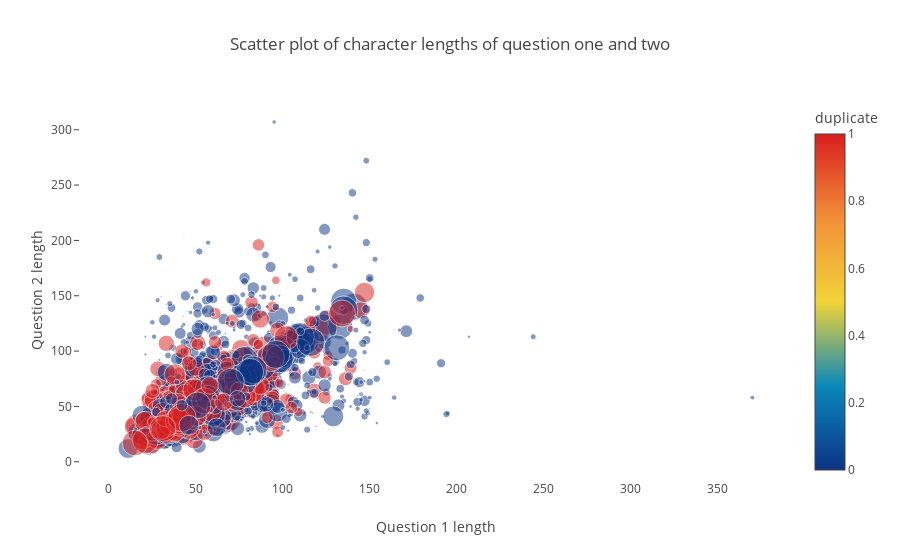

Notebook source saved alongside this figure:
### Markdown cell above
From the above plot we can see that most of the questions are not duplicate when the no. of common words between two questions is less than or equal to 3 and the word share is between 0.0 to 0.2.

### Code cell
# code taken from https://www.kaggle.com/philschmidt/quora-eda-model-selection-roc-pr-plots
df_subsampled = df[0:2000]
import matplotlib
import pylab
trace = go.Scatter(
    y = df_subsampled['q2len'].values,
    x = df_subsampled['q1len'].values,
    mode='markers',
    marker=dict(
        size= df_subsampled['word_share'].values * 60,
        color = df_subsampled['is_duplicate'].values,
        colorscale='Portland',
        showscale=True,
        opacity=0.5,
        colorbar = dict(title = 'duplicate')
    ),
    text = np.round(df_subsampled['word_share'].values, decimals=2)
)
data = [trace]

layout= go.Layout(
    autosize= True,
    title= 'Scatter plot of character lengths of question one and two',
    hovermode= 'closest',
        xaxis=dict(
        title='Question 1 length',
        showgrid=False,
        zeroline=False,
        showline=False
    ),
    yaxis=dict(
        title= 'Question 2 length',
        ticklen= 5,
        gridwidth= 2,
        showgrid=False,
        zeroline=False,
        showline=False,
    ),
    showlegend= False
)
fig = go.Figure(data=data, layout=layout)
py.iplot(fig,filename='scatterWords')

### Figure 1 — Plotly figure (JSON) as saved in the notebook; plotly's stock layout.template omitted (floating-point values rounded to 4 significant figures; data arrays with more than 128 entries replaced by an {"elided": "..."} marker saying what was removed)
{"data": [{"marker": {"color": {"elided": "2000 int values"}, "colorbar": {"title": "duplicate"}, "colorscale": "Portland", "opacity": 0.5, "showscale": true, "size": {"elided": "2000 float values"}}, "mode": "markers", "text": {"elided": "2000 float values"}, "type": "scatter", "uid": "58083d47-ff2b-4cee-81e5-5ab4005e8203", "x": {"elided": "2000 int values"}, "y": {"elided": "2000 int values"}}], "layout": {"autosize": true, "hovermode": "closest", "showlegend": false, "title": "Scatter plot of character lengths of question one and two", "xaxis": {"showgrid": false, "showline": false, "title": "Question 1 length", "zeroline": false}, "yaxis": {"gridwidth": 2, "showgrid": false, "showline": false, "ticklen": 5, "title": "Question 2 length", "zeroline": false}}}
